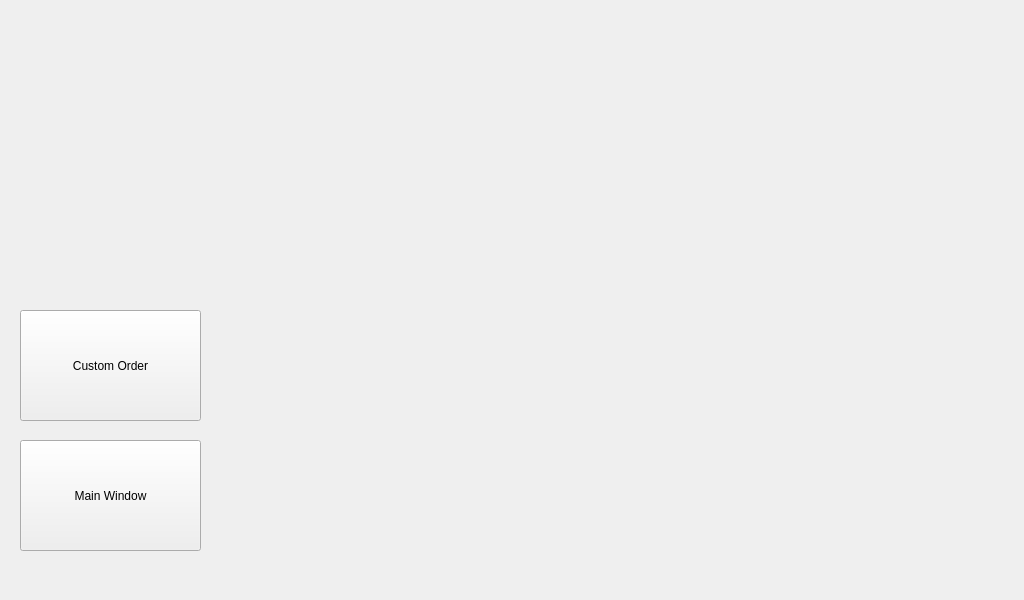
<?xml version="1.0" encoding="UTF-8"?>
<ui version="4.0">
 <class>menuShell</class>
 <widget class="QWidget" name="menuShell">
  <property name="geometry">
   <rect>
    <x>0</x>
    <y>0</y>
    <width>1024</width>
    <height>600</height>
   </rect>
  </property>
  <property name="windowTitle">
   <string>Form</string>
  </property>
  <widget class="QPushButton" name="backToMain">
   <property name="geometry">
    <rect>
     <x>20</x>
     <y>440</y>
     <width>181</width>
     <height>111</height>
    </rect>
   </property>
   <property name="text">
    <string>Main Window</string>
   </property>
  </widget>
  <widget class="QPushButton" name="backToMain_2">
   <property name="geometry">
    <rect>
     <x>20</x>
     <y>310</y>
     <width>181</width>
     <height>111</height>
    </rect>
   </property>
   <property name="text">
    <string>Custom Order</string>
   </property>
  </widget>
  <widget class="QWidget" name="widget" native="true">
   <property name="geometry">
    <rect>
     <x>229</x>
     <y>19</y>
     <width>521</width>
     <height>561</height>
    </rect>
   </property>
   <property name="autoFillBackground">
    <bool>false</bool>
   </property>
  </widget>
 </widget>
 <resources/>
 <connections/>
</ui>
